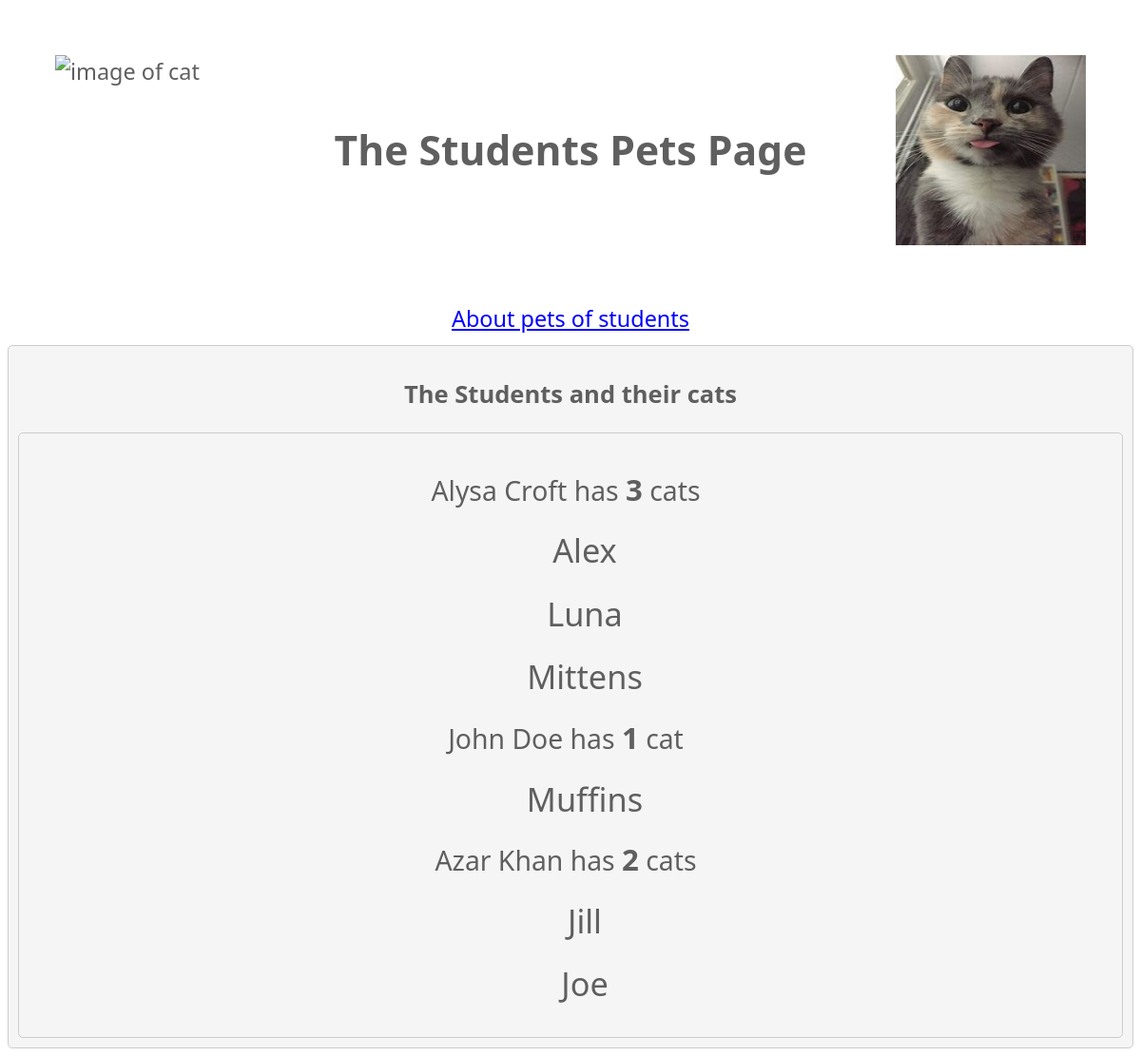
The page / on the database its author committed.
### petsApp/models.py (models this page shows, shortened)
class Student(models.Model):
    firstName = models.CharField(max_length=32)
    lastName = models.CharField(max_length=32)
    noOfcats = models.IntegerField(default=0)

class Cats(models.Model):
    owner = models.ForeignKey('Student', on_delete=models.CASCADE)
    name = models.CharField(max_length=32)
    class Meta:
        verbose_name_plural = 'Cats'

### petsApp/views.py (the view)
# urls.py: path('', views.index, name='index'),
def index(request):
    student = Student.objects.all().order_by('lastName')
    cats = Cats.objects.all().order_by('name')
    return render(request, 'petsApp/index.html', {'student': student, 'cats': cats})

### templates/petsApp/index.html (shortened to what this page needs)
<!DOCTYPE html>
{% load static %}
<html lang="en">
    <head>
        <link rel="stylesheet" type="text/css" href="{% static 'cssSauce/pets.css' %}" />
        <div id="images">
                <img src="{% static 'images/cat.png' %}" alt="image of cat"/>
            <h1>The Students Pets Page</h1>
                <img src="{% static 'images/CatStaring.jpg' %}" alt="image of a cat staring at the camera"/>
        </div>
    </head>
    <body>
    <div id="link">
    <a href="/petsApp/pets/">About pets of students</a> <br />
        </div>
      <div id="main-block">
        <h2>The Students and their cats</h2>
    <div id="list">
    {% if student %}
        <ul>
        {% for s in student %}
            {% if s.cats_set.count == 1 %}
            <li>{{ s.firstName }} {{ s.lastName }} has <strong weight="bold">{{ s.cats_set.count }}</strong> cat </li>
            {% else %}
            <li>{{ s.firstName }} {{ s.lastName }} has <strong weight="bold">{{ s.cats_set.count }}</strong> cats </li>
            {% endif %}
                <div>
                    <ul>
                        {% for cat in s.cats_set.all|dictsort:"name" %}
                        <li>{{ cat.name }}</li>
                        {% endfor %}
                    </ul>
                </div>
        {% endfor %}
            </ul>
    {% else %}
        <strong>No Students here here!</strong>
    {% endif %}
    </div>
          </div>
    </body>
 </html>

### static/cssSauce/pets.css (style rules this page uses)
* { font-family: "Segoe UI", system-ui, sans-serif; font-size: 1.1em; line-height: 1.5em; color: #5f5f5f; }
h1 { text-align: center; font-size: 2em; }
h2 { text-align: center; font-size: 1.2em; }
ul { list-style-type: none; font-size: 1.1em; }
li { padding-top: 10px; padding-bottom: 5px; }
#list { padding-right: 50px; border: 1px solid #ccc; border-radius: 5px; }
#images { display: flex; justify-content: space-between; align-items: center; padding: 50px; }
#images img { height: 200px; width: 200px; }
#main-block { background-color: #f5f5f5; padding: 10px; border: 1px solid #ccc; border-radius: 5px; text-align: center; }
a { color: blue; text-align: center; }
#link { text-align: center; font-size: 1.1em; line-height: 1.5em; padding: 10px; }

### rows shown on the page
Student: firstName "Alysa", lastName "Croft", cats_set.count "3"
Cats: name "Alex"
Cats: name "Luna"
Cats: name "Mittens"
Student: firstName "John", lastName "Doe", cats_set.count "1"
Cats: name "Muffins"
Student: firstName "Azar", lastName "Khan", cats_set.count "2"
Cats: name "Jill"
Cats: name "Joe"
